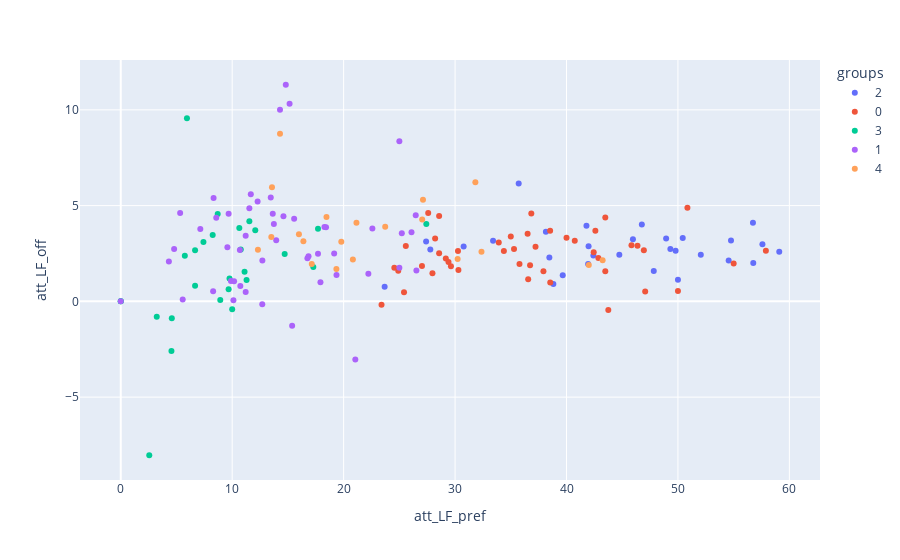

Notebook source saved alongside this figure:
### Code cell
plot_groups(cb_data_grp_copy,'LF')

### Figure 1 — Plotly figure (JSON) as saved in the notebook; plotly's stock layout.template omitted (floating-point values rounded to 4 significant figures; data arrays with more than 128 entries replaced by an {"elided": "..."} marker saying what was removed)
{"data": [{"customdata": [["AaronCresswell", "West Ham", "LCB", "left"], ["AngeloOgbonna", "West Ham", "LCB", "left"], ["AngeloOgbonna", "West Ham", "L_CB", "left"], ["AymericLaporte", "Man City", "L_CB", "left"], ["BenMee", "Burnley", "L_CB", "left"], ["BrunoMartinsIndi", "Stoke", "LCB", "left"], ["BrunoMartinsIndi", "Stoke", "L_CB", "left"], ["CiaranClark", "Newcastle", "LCB", "left"], ["CiaranClark", "Newcastle", "L_CB", "left"], ["EliaquimMangala", "Man City", "L_CB", "left"], ["ErikPieters", "Stoke", "LCB", "left"], ["JanVertonghen", "Spurs", "LCB", "left"], ["JanVertonghen", "Spurs", "L_CB", "left"], ["JoseHolebas", "Watford", "LCB", "left"], ["KevinWimmer", "Stoke", "LCB", "left"], ["KevinWimmer", "Stoke", "L_CB", "left"], ["MamadouSakho", "Crystal Palace", "L_CB", "left"], ["MarcosRojo", "Man Utd", "L_CB", "left"], ["MiguelBritos", "Watford", "LCB", "left"], ["MiguelBritos", "Watford", "L_CB", "left"], ["NachoMonreal", "Arsenal", "LCB", "left"], ["NachoMonreal", "Arsenal", "L_CB", "left"], ["NathanAke", "Bournemouth", "LCB", "left"], ["NathanAke", "Bournemouth", "L_CB", "left"], ["PaulDummett", "Newcastle", "LCB", "left"], ["RagnarKlavan", "Liverpool", "L_CB", "left"], ["SeadKolasinac", "Arsenal", "LCB", "left"], ["TyroneMings", "Bournemouth", "LCB", "left"], ["WesleyHoedt", "Southampton", "LCB", "left"], ["WesleyHoedt", "Southampton", "L_CB", "left"]], "hovertemplate": "groups=2<br>att_LF_pref=%{x}<br>att_LF_off=%{y}<br>player_name=%{customdata[0]}<br>team=%{customdata[1]}<br>position=%{customdata[2]}<br>footedness=%{customdata[3]}<extra></extra>", "legendgroup": "2", "marker": {"color": "#636efa", "symbol": "circle"}, "mode": "markers", "name": "2", "orientation": "v", "showlegend": true, "type": "scatter", "x": [56.73, 56.76, 38.82, 52.05, 38.46, 41.94, 27.78, 59.09, 38.15, 48.94, 47.83, 49.79, 33.41, 35.71, 41.98, 23.68, 39.66, 27.4, 54.55, 41.79, 57.58, 44.74, 49.32, 45.96, 50, 42.41, 54.76, 30.77, 50.43, 46.76], "xaxis": "x", "y": [4.099, 1.999, 0.9022, 2.434, 2.295, 1.957, 2.702, 2.59, 3.641, 3.279, 1.585, 2.64, 3.164, 6.153, 2.875, 0.764, 1.368, 3.12, 2.138, 3.944, 2.977, 2.429, 2.737, 3.243, 1.129, 2.394, 3.182, 2.859, 3.302, 4.009], "yaxis": "y"}, {"customdata": {"elided": "45x4 str values"}, "hovertemplate": "groups=0<br>att_LF_pref=%{x}<br>att_LF_off=%{y}<br>player_name=%{customdata[0]}<br>team=%{customdata[1]}<br>position=%{customdata[2]}<br>footedness=%{customdata[3]}<extra></extra>", "legendgroup": "0", "marker": {"color": "#EF553B", "symbol": "circle"}, "mode": "markers", "name": "0", "orientation": "v", "showlegend": true, "type": "scatter", "x": [43.48, 28.21, 27.97, 24.55, 24.9, 36.51, 38.54, 43.75, 29.17, 46.94, 29.63, 42.44, 34.38, 50, 35, 33.92, 45.83, 28.57, 46.37, 28.57, 43.48, 36.84, 42.86, 35.78, 25.42, 27.59, 37.93, 30.26, 25.58, 29.41, 40, 36.56, 47.06, 30.3, 55, 35.29, 40.74, 36.73, 50.85, 23.4, 57.89, 42.59, 37.22, 38.53, 27.03], "xaxis": "x", "y": [1.574, 3.284, 1.471, 1.752, 1.594, 3.525, 0.9859, -0.4545, 2.239, 2.673, 1.83, 2.559, 2.632, 0.541, 3.389, 3.067, 2.933, 4.455, 2.901, 2.512, 4.375, 4.593, 2.27, 1.952, 0.4806, 4.618, 1.575, 2.628, 2.891, 2.053, 3.327, 1.159, 0.5196, 1.634, 1.978, 2.731, 3.169, 1.88, 4.882, -0.1779, 2.646, 3.692, 2.858, 3.69, 1.851], "yaxis": "y"}, {"customdata": [["AdrianMariappa", "Watford", "RCB", "right"], ["AntonioRudiger", "Chelsea", "RCB", "right"], ["CalumChambers", "Arsenal", "RCB", "right"], ["CesarAzpilicueta", "Chelsea", "RCB", "right"], ["CraigDawson", "West Brom", "RCB", "right"], ["DavinsonSanchez", "Spurs", "RCB", "right"], ["DeclanRice", "West Ham", "RCB", "right"], ["EricBailly", "Man Utd", "RCB", "right"], ["GarethMcAuley", "West Brom", "RCB", "right"], ["JackStephens", "Southampton", "RCB", "right"], ["JamesCollins", "West Ham", "RCB", "right"], ["JanBednarek", "Southampton", "RCB", "right"], ["JoseFonte", "West Ham", "RCB", "right"], ["KurtZouma", "Stoke", "RCB", "right"], ["KyleNaughton", "Swansea", "RCB", "right"], ["LaurentKoscielny", "Arsenal", "RCB", "right"], ["MichaelKeane", "Everton", "RCB", "right"], ["MikevanderHoorn", "Swansea", "RCB", "right"], ["RobHolding", "Arsenal", "RCB", "right"], ["ShkodranMustafi", "Arsenal", "RCB", "right"], ["SimonFrancis", "Bournemouth", "RCB", "right"], ["SteveCook", "Bournemouth", "RCB", "right"], ["TimothyFosuMensah", "Crystal Palace", "RCB", "right"], ["TobyAlderweireld", "Spurs", "RCB", "right"], ["VincentKompany", "Man City", "RCB", "right"], ["WinstonReid", "West Ham", "RCB", "right"], ["Zanka", "Huddersfield", "RCB", "right"]], "hovertemplate": "groups=3<br>att_LF_pref=%{x}<br>att_LF_off=%{y}<br>player_name=%{customdata[0]}<br>team=%{customdata[1]}<br>position=%{customdata[2]}<br>footedness=%{customdata[3]}<extra></extra>", "legendgroup": "3", "marker": {"color": "#00cc96", "symbol": "circle"}, "mode": "markers", "name": "3", "orientation": "v", "showlegend": true, "type": "scatter", "x": [8.25, 27.42, 8.93, 5.75, 8.7, 9.76, 5.94, 4.55, 10, 11.11, 11.29, 2.56, 10.77, 17.7, 0, 7.42, 6.67, 4.58, 6.67, 3.23, 10.64, 9.68, 14.71, 17.28, 11.54, 12.07, 0], "xaxis": "x", "y": [3.46, 4.037, 0.06614, 2.378, 4.555, 1.19, 9.567, -2.592, -0.4057, 1.54, 1.113, -8.035, 2.71, 3.786, 0, 3.102, 2.675, -0.8822, 0.8134, -0.8065, 3.828, 0.6305, 2.467, 1.799, 4.179, 3.716, 0], "yaxis": "y"}, {"customdata": {"elided": "50x4 str values"}, "hovertemplate": "groups=1<br>att_LF_pref=%{x}<br>att_LF_off=%{y}<br>player_name=%{customdata[0]}<br>team=%{customdata[1]}<br>position=%{customdata[2]}<br>footedness=%{customdata[3]}<extra></extra>", "legendgroup": "1", "marker": {"color": "#ab63fa", "symbol": "circle"}, "mode": "markers", "name": "1", "orientation": "v", "showlegend": true, "type": "scatter", "x": [8.57, 22.22, 19.15, 26.09, 25, 10.69, 12.28, 26.47, 13.46, 9.89, 8.33, 9.68, 4.32, 26.53, 17.92, 5.33, 25.22, 12.71, 19.36, 11.21, 5.56, 14.6, 13.64, 9.57, 12.7, 18.28, 13.74, 13.95, 0, 7.14, 15.56, 16.85, 11.54, 11.21, 15.38, 25, 17.7, 4.79, 10.17, 16.75, 14.81, 11.67, 15.15, 10.73, 22.58, 21.05, 10.11, 18.42, 14.29, 8.29], "xaxis": "x", "y": [4.366, 1.445, 2.505, 3.603, 8.358, 2.682, 5.216, 4.495, 5.423, 1.063, 5.392, 4.576, 2.08, 1.613, 0.9995, 4.618, 3.562, 2.131, 1.38, 3.426, 0.103, 4.438, 4.575, 2.828, -0.1481, 3.887, 4.044, 3.196, 0, 3.777, 4.316, 2.354, 4.866, 0.4946, -1.27, 1.755, 2.487, 2.74, 1.05, 2.249, 11.31, 5.599, 10.32, 0.797, 3.807, -3.033, 0.06078, 3.873, 10.0, 0.5311], "yaxis": "y"}, {"customdata": [["AhmedHegazi", "West Brom", "CB", "right"], ["AndreasChristensen", "Chelsea", "CB", "right"], ["AngeloOgbonna", "West Ham", "CB", "left"], ["AshleyWilliams", "Everton", "CB", "right"], ["ChristianKabasele", "Watford", "CB", "right"], ["DavidLuiz", "Chelsea", "CB", "right"], ["DavinsonSanchez", "Spurs", "CB", "right"], ["FedericoFernandez", "Swansea", "CB", "right"], ["GaryCahill", "Chelsea", "CB", "right"], ["JohnStones", "Man City", "CB", "right"], ["JonnyEvans", "West Brom", "CB", "right"], ["MayaYoshida", "Southampton", "CB", "right"], ["NachoMonreal", "Arsenal", "CB", "left"], ["PerMertesacker", "Arsenal", "CB", "right"], ["RyanShawcross", "Stoke", "CB", "right"], ["ScottDann", "Crystal Palace", "CB", "right"], ["SebastianProdl", "Watford", "CB", "right"], ["ShkodranMustafi", "Arsenal", "CB", "right"], ["SteveCook", "Bournemouth", "CB", "right"], ["WinstonReid", "West Ham", "CB", "right"]], "hovertemplate": "groups=4<br>att_LF_pref=%{x}<br>att_LF_off=%{y}<br>player_name=%{customdata[0]}<br>team=%{customdata[1]}<br>position=%{customdata[2]}<br>footedness=%{customdata[3]}<extra></extra>", "legendgroup": "4", "marker": {"color": "#FFA15A", "symbol": "circle"}, "mode": "markers", "name": "4", "orientation": "v", "showlegend": true, "type": "scatter", "x": [23.73, 15.99, 32.37, 13.51, 31.82, 27.05, 19.35, 13.57, 12.31, 20.83, 14.29, 42, 30.23, 16.39, 18.46, 43.24, 27.12, 19.79, 17.14, 21.15], "xaxis": "x", "y": [3.902, 3.505, 2.594, 3.366, 6.221, 4.27, 1.687, 5.956, 2.699, 2.184, 8.746, 1.9, 2.213, 3.134, 4.407, 2.144, 5.305, 3.117, 1.956, 4.1], "yaxis": "y"}], "layout": {"autosize": true, "legend": {"title": {"text": "groups"}, "tracegroupgap": 0}, "margin": {"t": 60}, "xaxis": {"anchor": "y", "autorange": true, "domain": [0, 1], "range": [-3.624, 62.71], "title": {"text": "att_LF_pref"}, "type": "linear"}, "yaxis": {"anchor": "x", "autorange": true, "domain": [0, 1], "range": [-9.407, 12.68], "title": {"text": "att_LF_off"}, "type": "linear"}}}
